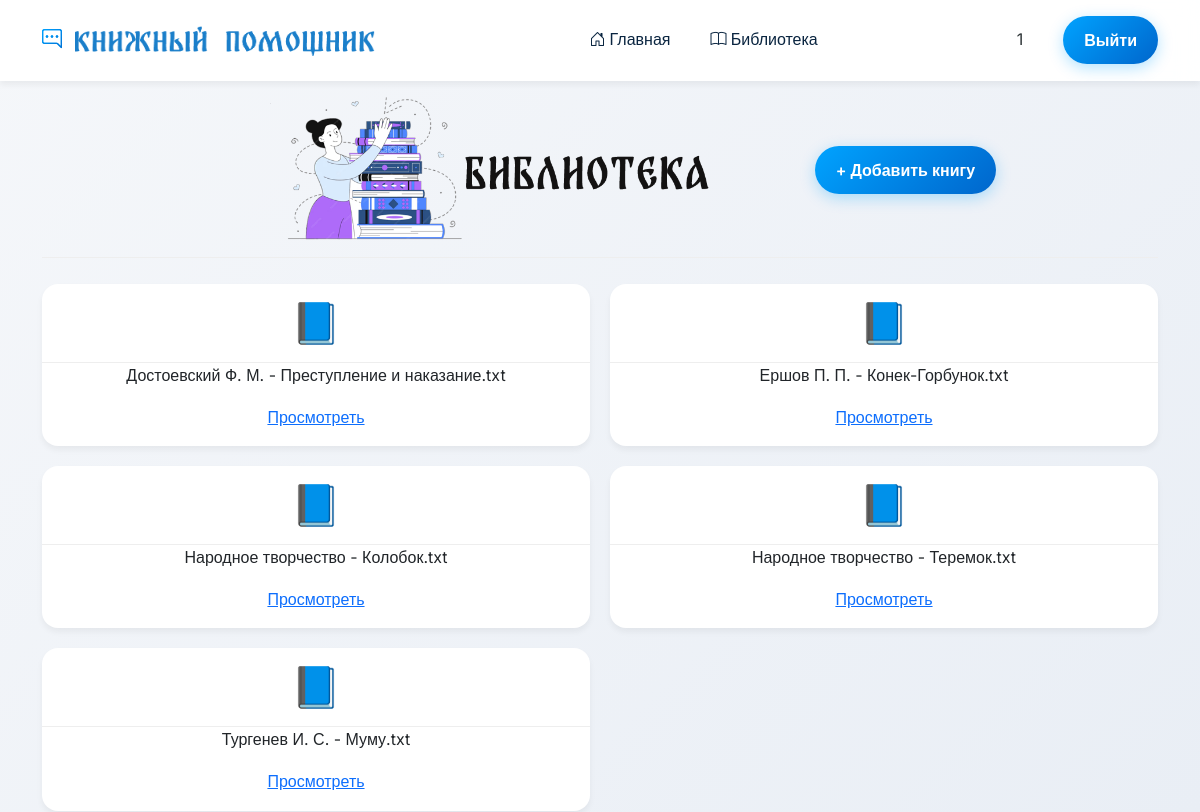
Page /library (signed in) on the committed database.
### data/users.py (models this page shows, shortened)
class User(SqlAlchemyBase, UserMixin):
    __tablename__ = 'users'
    id = sqlalchemy.Column(sqlalchemy.Integer,
                           primary_key=True, autoincrement=True)
    username = sqlalchemy.Column(sqlalchemy.String)
    email = sqlalchemy.Column(sqlalchemy.String,
                              index=True, unique=True)
    hashed_password = sqlalchemy.Column(sqlalchemy.String,
                                        nullable=True)
    queries = orm.relationship('Query', back_populates='user')

### data/books.py (models this page shows)
class Book(SqlAlchemyBase):
    __tablename__ = 'books'
    id = sqlalchemy.Column(sqlalchemy.Integer,
                           primary_key=True, autoincrement=True)
    title = sqlalchemy.Column(sqlalchemy.String,
                            unique=True, nullable=True)
    filepath = sqlalchemy.Column(sqlalchemy.String,
                                 nullable=True)

### main.py (the view)
@app.route('/library')
def library():
    db_sess = db_session.create_session()
    books = db_sess.query(Book).all()
    books.sort(key=lambda x: x.title)
    return render_template('library.html', books=books)

### data/db_session.py (called while the page is built)
def create_session() -> Session:
    global __factory
    return __factory()

### main.py (called while the page is built)
@login_manager.user_loader
def load_user(user_id):
    db_sess = db_session.create_session()
    return db_sess.query(User).get(user_id)

### templates/library.html (shortened to what this page needs)
{% extends "base.html" %}
{% block content %}
{% if current_user.is_authenticated %}
<h1 align="center"> <img src="{{ url_for('static', filename='img/lib.png') }}"  width="600"/>  <a class="btn btn-primary " href="/add_book">+ Добавить книгу</a> </h1>
<br>
<div class="grid">
        {% for book in books %}
        <div class="card">
            <h1>📘</h1>
            <p align="center">{{ book.title }}</p>
            <p align="center" ><a href="/watch_book/{{book.id}}">Просмотреть</a></p>
        </div>
        {% endfor %}
      </div>
{% else %}
<div>
            <h1 align = "center"> Здравствуй, дорогой гость!  </h1>
            <h5 align = "center"> Войдите или зарегистрируйтесь чтобы воспользоваться нашим сервисом </h5>
   <div align="center" > <img src="{{ url_for('static', filename='img/robot.png') }}" width="500"/> </div>
</div>
{% endif %}
{% endblock %}

### templates/base.html (shortened to what this page needs)
<!DOCTYPE html>
<html lang="ru">
<head>
    <link href="https://cdn.jsdelivr.net/npm/bootstrap@5.3.0-alpha1/dist/css/bootstrap.min.css" rel="stylesheet">
    <link rel="stylesheet" href="https://cdn.jsdelivr.net/npm/bootstrap-icons@1.11.1/font/bootstrap-icons.css">
    <link href="https://unpkg.com/aos@2.3.1/dist/aos.css" rel="stylesheet">
</head>
<body>
    <nav class="navbar navbar-expand-lg">
        <div class="container">
            <a class="navbar-brand" href="/">
                <i class="bi bi-chat-right-dots"> </i> <img src="{{ url_for('static', filename='img/nav-logo.png') }}" width="300" height="30"/>
            </a>
            <div class="collapse navbar-collapse" id="navbarMain">
                <ul class="navbar-nav mx-auto mb-2 mb-lg-0">
                    <li class="nav-item">
                        <a class="nav-link" href="/">
                            <i class="bi bi-house-door me-1"></i>Главная
                        </a>
                    </li>
                    <li class="nav-item">
                        <a class="nav-link" href="/library">
                            <i class="bi bi-book"> </i> Библиотека
                        </a>
                    </li>
                </ul>
                {% if current_user.is_authenticated %}
                    <div style="display: flex; gap-2;">
                        <div class="d-flex align-items-center">
                            <a style="margin-right: 40px">
                        {{ current_user.username }}
                            </a>
                    </div> </div>
                     <div class="d-flex align-items-center">
                        <a href="/logout" class="btn btn-primary">
                           Выйти
                        </a>
                    </div>
                {% endif %}
            </div>
        </div>
    </nav>
    <main>
        <div class="container">
            {% block content %}{% endblock %}
        </div>
    </main>
</body>
</html>

### templates/base.html (style rules this page uses)
:root { --primary: #0A2540; --primary-light: #1A3B5C; --primary-dark: #061B2F; --accent: #00A3FF; --accent-gradient: linear-gradient(135deg, #00A3FF, #0066CC); --secondary: #6C5CE7; --success: #00B894; --warning: #FDCB6E; --danger: #FF7675; --dark: #2D3436; --light: #F5F7FA; --gray: #718096; --white: #FFFFFF; --glass: rgba(255, 255, 255, 0.95); --shadow-sm: 0 2px 4px rgba(0,0,0,0.02); --shadow-md: 0 4px 6px rgba(0,0,0,0.05); --shadow-lg: 0 10px 15px rgba(0,0,0,0.1); --shadow-xl: 0 20px 25px rgba(0,0,0,0.15); --border-radius: 16px; --border-radius-sm: 12px; }
* { margin: 0; padding: 0; box-sizing: border-box; }
body { font-family: 'Inter', sans-serif; color: var(--dark); background: linear-gradient(135deg, #F5F7FA 0%, #E9EEF5 100%); min-height: 100vh; min-width: 100% display: flex; justify-content: center; align-items: center; flex-direction: column; line-height: 1.6; }
.navbar { background: var(--glass) !important; backdrop-filter: blur(10px); -webkit-backdrop-filter: blur(10px); border-bottom: 1px solid rgba(255,255,255,0.2); padding: 16px 0; position: sticky; top: 0; z-index: 1000; box-shadow: var(--shadow-md); }
.navbar-brand { font-weight: 700 font-size: 1.8rem; background: var(--accent-gradient); -webkit-background-clip: text; -webkit-text-fill-color: transparent; background-clip: text; letter-spacing: -0.5px; }
.navbar-brand i { background: var(--accent-gradient); -webkit-background-clip: text; -webkit-text-fill-color: transparent; margin-right: 8px; }
.nav-link { color: var(--primary) !important; font-weight: 500; margin: 0 12px; position: relative; transition: all 0.3s ease; }
.nav-link::after { content: ''; position: absolute; bottom: -4px; left: 50%; transform: translateX(-50%); width: 0; height: 2px; background: var(--accent-gradient); transition: width 0.3s ease; }
.btn-primary { background: var(--accent-gradient); border: none; padding: 12px 21px; font-weight: 600; border-radius:214px; transition: all 0.6s ease; box-shadow: 0 4px 15px rgba(0, 163, 255, 0.3); }
main { flex: 1; padding: 1px 0; flex: 1; padding: 1px 0; padding-left: 0px; }
.card { background: var(--white); border: none; border-radius: var(--border-radius); box-shadow: var(--shadow-md); transition: all 0.3s cubic-bezier(0.4, 0, 0.2, 1); overflow: hidden; position: relative; height: 100%; }
.card::before { content: ''; position: absolute; top: 0; left: 0; right: 0; height: 4px; background: var(--accent-gradient); transform: scaleX(0); transition: transform 0.3s ease; }
h1 { text-align: center; color: #333; padding: 15px; margin: 0; border-bottom: 1px solid #eee; }
.grid { display: grid; grid-template-columns: repeat(auto-fit, minmax(400px, 1fr)); gap: 20px; }

### rows in the picture
User: username "1"
Book: title "Достоевский Ф. М. - Преступление и наказание.txt"
Book: title "Ершов П. П. - Конек-Горбунок.txt"
Book: title "Народное творчество - Колобок.txt"
Book: title "Народное творчество - Теремок.txt"
Book: title "Тургенев И. С. - Муму.txt"
